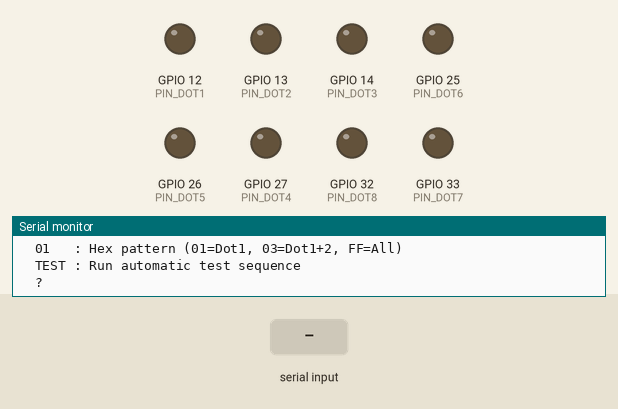
The sketch below on a simulated ESP32. On the bench: output pins drawn as LEDs (lit = HIGH), the last lines printed to the serial monitor. The test bench sets the inputs (shaded band).

Above: at 1.7 s.
1.8 s: "TEST\n" received over Serial
At 2.6 s:
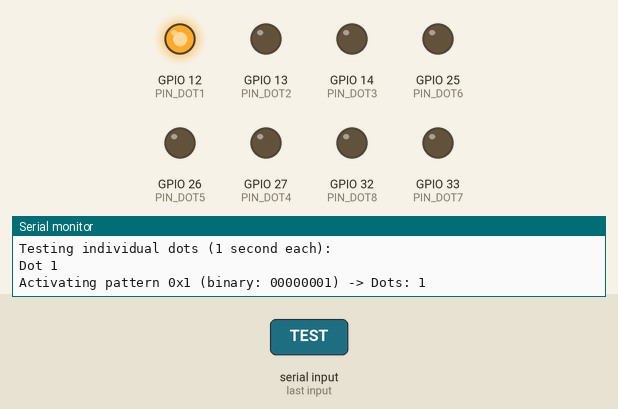
At 10.1 s:
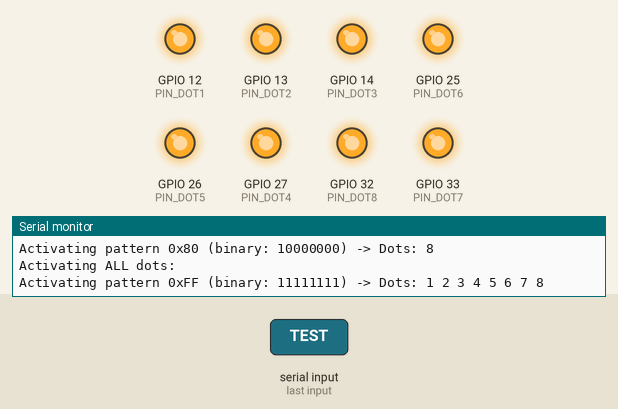
Timing chart, 0 to 18.8 s (numbered marks = the images above; inputs shaded):
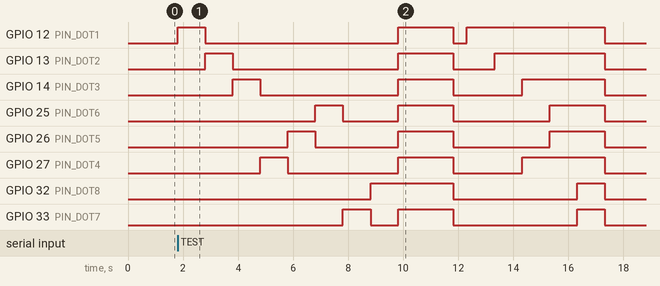

Measured:
- after the input at 1.8 s, GPIO 12 (PIN_DOT1): goes HIGH 1.0 s, LOW 7.0 s, HIGH 2.0 s, LOW 0.50 s, HIGH 5.0 s, then LOW, starting at once; GPIO 13 (PIN_DOT2): goes HIGH 1.0 s, LOW 6.0 s, HIGH 2.0 s, LOW 1.5 s, HIGH 4.0 s, then LOW, starting after 1.0 s

The sketch:

ESP32_Solenoid_Test.ino
```cpp
/*
 * ESP32 Solenoid Test Utility
 *
 * Use this sketch to test solenoid pins individually.
 * Enter commands in Serial Monitor to activate dots.
 *
 * Commands:
 * - "1" to "8": Activate dot 1-8
 * - "FF": Activate all dots (0xFF = 11111111 binary)
 * - "00": Deactivate all
 * - "01": Activate dot 1 only (0x01 = 00000001 binary)
 * - "03": Activate dots 1,2 (0x03 = 00000011 binary)
 * - "TEST": Run automatic test sequence
 */

// GPIO pins for solenoid drivers (controlling 8 braille dots)
#define PIN_DOT1 12
#define PIN_DOT2 13
#define PIN_DOT3 14
#define PIN_DOT4 27
#define PIN_DOT5 26
#define PIN_DOT6 25
#define PIN_DOT7 33
#define PIN_DOT8 32

int solenoidPins[] = {PIN_DOT1, PIN_DOT2, PIN_DOT3, PIN_DOT4,
                       PIN_DOT5, PIN_DOT6, PIN_DOT7, PIN_DOT8};

void setup() {
    Serial.begin(115200);
    delay(500);

    Serial.println("\n========================================");
    Serial.println("ESP32 SOLENOID TEST UTILITY");
    Serial.println("========================================\n");

    // Initialize pins
    for (int i = 0; i < 8; i++) {
        pinMode(solenoidPins[i], OUTPUT);
        digitalWrite(solenoidPins[i], LOW);
        Serial.print("Pin ");
        Serial.print(solenoidPins[i]);
        Serial.print(" (Dot ");
        Serial.print(i + 1);
        Serial.println(") -> OUTPUT");
    }

    Serial.println("\nCommands:");
    Serial.println("  1-8  : Activate dot (1=Dot 1, 2=Dot 2, ..., 8=Dot 8)");
    Serial.println("  FF   : Activate ALL dots");
    Serial.println("  00   : Deactivate ALL dots");
    Serial.println("  01   : Hex pattern (01=Dot1, 03=Dot1+2, FF=All)");
    Serial.println("  TEST : Run automatic test sequence");
    Serial.println("  ?\n");
}

void activateDotPattern(uint8_t pattern) {
    Serial.print("Activating pattern 0x");
    Serial.print(pattern, HEX);
    Serial.print(" (binary: ");

    // Print binary
    for (int i = 7; i >= 0; i--) {
        Serial.print(bitRead(pattern, i));
    }
    Serial.print(") -> Dots: ");

    // Activate pins
    for (int i = 0; i < 8; i++) {
        digitalWrite(solenoidPins[i], bitRead(pattern, i) ? HIGH : LOW);
        if (bitRead(pattern, i)) {
            Serial.print(i + 1);
            Serial.print(" ");
        }
    }
    Serial.println("\n");
}

void testSequence() {
    Serial.println("\n========== RUNNING TEST SEQUENCE ==========\n");

    // Test individual dots
    Serial.println("Testing individual dots (1 second each):");
    for (int i = 0; i < 8; i++) {
        Serial.print("Dot ");
        Serial.println(i + 1);
        activateDotPattern(1 << i);
        delay(1000);
        digitalWrite(solenoidPins[i], LOW);
    }

    // Test all dots
    Serial.println("\nActivating ALL dots:");
    activateDotPattern(0xFF);
    delay(2000);

    // Deactivate all
    Serial.println("Deactivating all:");
    activateDotPattern(0x00);
    delay(500);

    // Test patterns
    Serial.println("\nTesting common patterns:");
    uint8_t patterns[] = {0x01, 0x03, 0x0F, 0x3F, 0xFF};
    String names[] = {"Single", "Two dots", "Half", "Three-quarter", "All"};

    for (int i = 0; i < 5; i++) {
        Serial.print(names[i]);
        Serial.print(": ");
        activateDotPattern(patterns[i]);
        delay(1000);
    }

    // Deactivate
    activateDotPattern(0x00);
    Serial.println("========== TEST COMPLETE ==========\n");
}

void loop() {
    if (Serial.available() > 0) {
        String input = Serial.readStringUntil('\n');
        input.trim();
        input.toUpperCase();

        if (input.length() == 0) {
            return;
        }

        Serial.print("Input: ");
        Serial.println(input);
        Serial.println();

        if (input == "TEST") {
            testSequence();
        }
        else if (input.length() == 1 && input[0] >= '1' && input[0] <= '8') {
            int dot = input[0] - '0';
            activateDotPattern(1 << (dot - 1));
            delay(500);
            activateDotPattern(0x00);
        }
        else if (input.length() == 2) {
            // Parse as hex
            uint8_t pattern = (uint8_t)strtol(input.c_str(), nullptr, 16);
            activateDotPattern(pattern);
            delay(500);
            activateDotPattern(0x00);
        }
        else if (input == "?") {
            Serial.println("Commands:");
            Serial.println("  1-8  : Activate dot");
            Serial.println("  FF   : All dots");
            Serial.println("  00   : No dots");
            Serial.println("  TEST : Test sequence\n");
        }
        else {
            Serial.println("Unknown command. Type '?' for help.\n");
        }
    }
}
```
